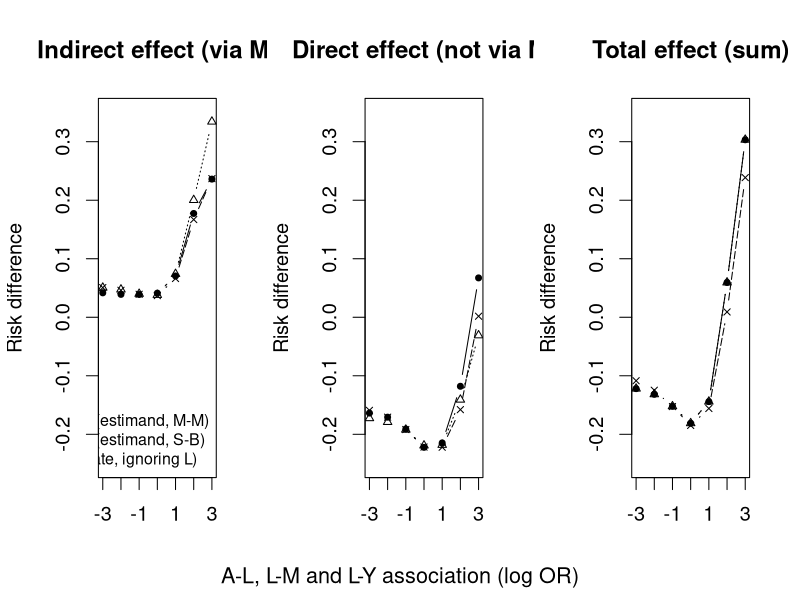

The R script that drew this image:
#################################################################################
#  compare_mediation_effects.R                                                  # 
#                                                                               #
#  Simulation code for                                                          #
# "Understanding interventional effects: a more natural approach to mediation   #
#  analysis?"                                                                   #
#                                                                               #
#  Margarita Moreno-Betancur, 18 December 2017                                  #
#                                                                               #
#################################################################################

library(boot)


### Set parameters

set.seed(14187)
n<-1000000
pp0<-0.2  #(Prevalence of M if A=0 and L=0)=(Prevalence of L if A=0)=(Prevalence of Y if A=L=M=0)
pp1<-0.3  #Prevalence of M if A=1 and L=0


tot<-data.frame()
ind<-data.frame()
dir<-data.frame()

pL<-NULL
pM<-NULL
pout<-NULL
rem<-NULL

 for(beta in seq(-3,3,1))
 {

te<-vector()
ie<-vector()
de<-vector()

### Simulate trial arm (G), exposure (A), first mediator (L), second mediator (M) and outcome (Y)
### according to characteristics of each arm in Table 1 of main text.

G<-apply(rmultinom(n,1,prob=rep(1/7,7))==1,2,which)
A<-ifelse(G==1|G==7,0,1)
L<-rbinom(n,1,inv.logit(logit(pp0)+beta*(!G%in%c(1,3,4,7)))) 
M<-rbinom(n,1,ifelse(G%in%c(1,3),inv.logit(logit(pp0)+beta*L),
              ifelse(G%in%c(4,5,7), inv.logit(logit(pp0)+beta)*pp0+pp0*(1-pp0),
              ifelse(G%in%c(2),inv.logit(logit(pp1)+beta*L),
                                 inv.logit(logit(pp1)+beta)*inv.logit(logit(pp0)+beta)+
                                 inv.logit(logit(pp1))*(1-inv.logit(logit(pp0)+beta))))))
                     
Y<-rbinom(n,1,inv.logit(logit(pp0)-2*A+3*M+beta*L))


### Calculate probabilities of mediators and outcome for each arm

pL<-cbind(pL,(table(G,L)/cbind(table(G),table(G)))[,2])
pM<-cbind(pM,(table(G,M)/cbind(table(G),table(G)))[,2])
pr<-(table(G,Y)/cbind(table(G),table(G)))[,2]
pout<-cbind(pout,pr)

### Calculate/estimate effects

# Calculate total causal effect
TCE<-pr[2]-pr[1]

# Calculate M-M interventional effects 
IDE<-pr[3]-pr[1]
IIEL<-pr[5]-pr[4]
IIEM<-pr[6]-pr[5]
REM<-(pr[2]-pr[6])-(pr[3]-pr[4]) 

te<-c(te,sum(IDE,IIEL,IIEM,REM))
de<-c(de,IDE+IIEL)
ie<-c(ie,IIEM+REM)
rem<-c(rem,REM)

# Calculate S-B interventional effects
IDE_S<-pr[5]-pr[7]
IIE_S<-pr[6]-pr[5]
te<-c(te,sum(IDE_S,IIE_S))
de<-c(de,IDE_S)
ie<-c(ie,IIE_S)

# Estimate natural effects with g-computation (ignoring L)

  # fit outcome and mediator models based on data from 
fit<-glm(Y~A+M,family=binomial, data=data.frame(Y,A,M)[G%in%c(1,2),])
fit1<-glm(M~A,family=binomial, data=data.frame(A,M)[G%in%c(1,2),])

NDE<-    (predict(fit,newdata=data.frame(A=1,M=1),type="response")-
          predict(fit,newdata=data.frame(A=0,M=1),type="response"))*
          predict(fit1,newdata=data.frame(A=0),type="response")+
          (predict(fit,newdata=data.frame(A=1,M=0),type="response")-
          predict(fit,newdata=data.frame(A=0,M=0),type="response"))*
          (1-predict(fit1,newdata=data.frame(A=0),type="response"))

NIE<-    (predict(fit,newdata=data.frame(A=1,M=1),type="response")*
         (predict(fit1,newdata=data.frame(A=1),type="response")-
          predict(fit1,newdata=data.frame(A=0),type="response")))+
       (predict(fit,newdata=data.frame(A=1,M=0),type="response")*
       ((1-predict(fit1,newdata=data.frame(A=1),type="response"))-
        (1-predict(fit1,newdata=data.frame(A=0),type="response"))))

  # # Equivalent:
  #  library(mediation)
  #  med<-mediate(model.m=fit1, model.y=fit, treat = "A", mediator = "M")

te<-c(te,sum(NDE,NIE))
de<-c(de,NDE)
ie<-c(ie,NIE)

tot<-rbind(tot,te)
ind<-rbind(ind,ie)
dir<-rbind(dir,de)
 }

### Plot Figure Supp1

png("FigureSupp1.png",width=1000,height=400)
yran<-c(-0.25,0.35)
par(mfrow=c(1,3),cex=1.2)
plot(seq(-3,3),ind[,1],type="b",lty=1,main="Indirect effect (via M)",ylim=yran,ylab="Risk difference",
     xlab="",pch=20)#A-L, L-M and L-Y association (log OR)")
lines(seq(-3,3),ind[,2],type="b",lty=5,pch=4,cex=.7)
lines(seq(-3,3),ind[,3],type="b",lty=3,pch=2,cex=.7)

legend("bottomright",legend=c("Interventional (estimand, M-M)",
                              "Interventional (estimand, S-B)",
                              "Natural (estimate, ignoring L)"),
       lty=c(1,5,3),bty="n",cex=0.8,pch=c(20,4,2),pt.cex=c(1,.7,.7))

plot(seq(-3,3),dir[,1],type="b",lty=1,main="Direct effect (not via M)",ylim=yran,ylab="Risk difference",
     xlab="",pch=20)
lines(seq(-3,3),dir[,2],type="b",lty=5,pch=4,cex=.7)
lines(seq(-3,3),dir[,3],type="b",lty=3,pch=2,cex=.7)



plot(seq(-3,3),tot[,1],type="b",lty=1,main="Total effect (sum)",ylim=yran,ylab="Risk difference",
     xlab="",pch=20)
lines(seq(-3,3),tot[,2],type="b",lty=5,pch=4,cex=.7)
lines(seq(-3,3),tot[,3],type="b",lty=3,pch=2,cex=.7)

mtext("A-L, L-M and L-Y association (log OR)",side=1,outer=T,line=-1.5,cex=1.3)

dev.off()

### Create Table Supp1

res<-apply(pL,1,function(x)return(ifelse(round(range(x)[1],2)==round(range(x)[2],2),
                                    round(range(x)[1],2),paste(format(round(range(x),2),trim=T),collapse="-"))))

res<-cbind(res,apply(pM,1,function(x)return(ifelse(round(range(x)[1],2)==round(range(x)[2],2),
                                            round(range(x)[1],2),paste(format(round(range(x),2),trim=T),collapse="-")))))

res<-cbind(res,apply(pout,1,function(x)return(ifelse(round(range(x)[1],2)==round(range(x)[2],2),
                                            round(range(x)[1],2),paste(format(round(range(x),2),trim=T),collapse="-")))))
                      

write.csv(res,"TableSupp1.csv")

### Check values of remainder

range(rem)